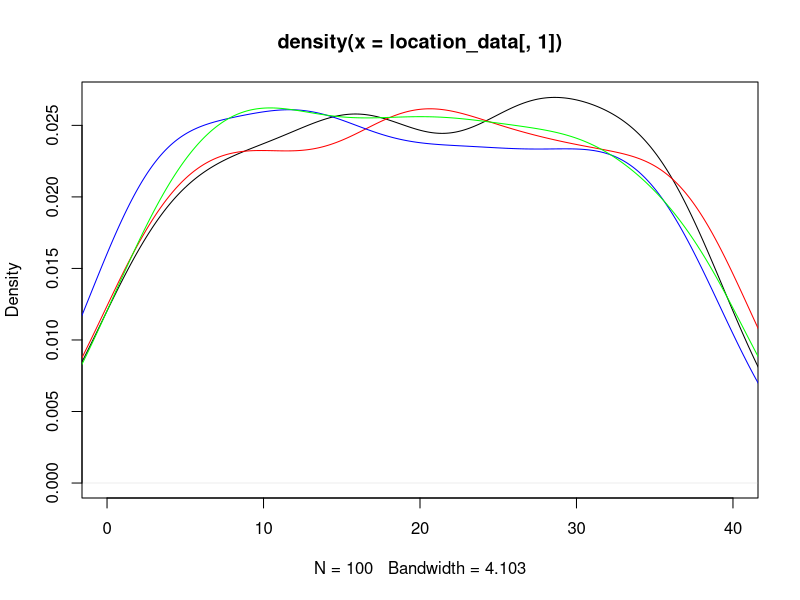
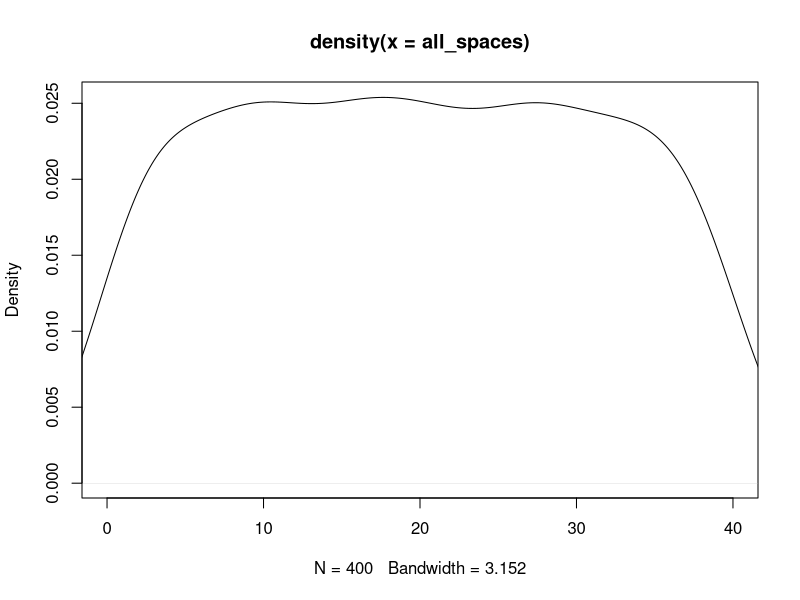
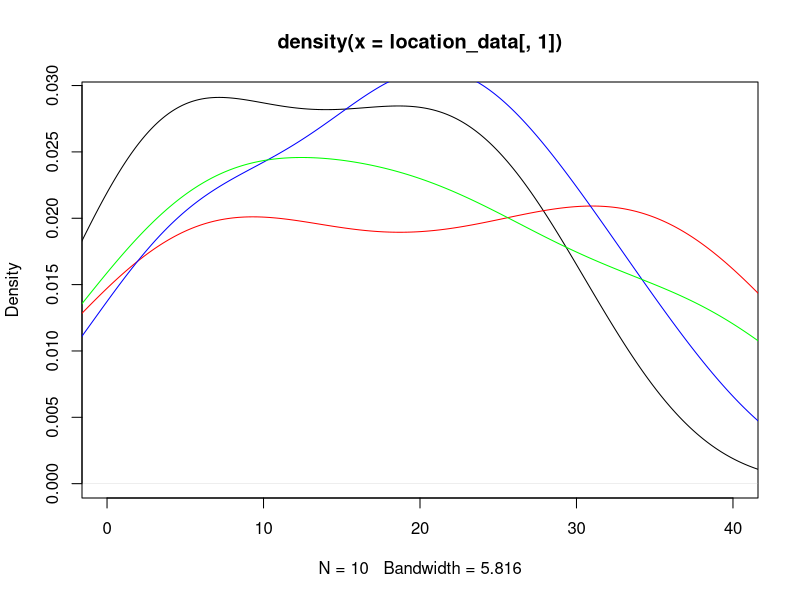
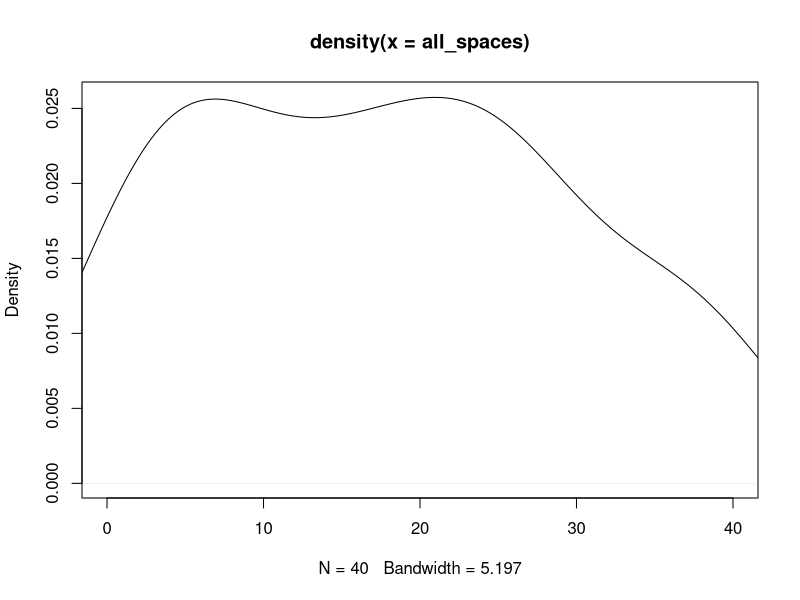

Reproduce these figures in R, in order. (Note: this script raises an error after producing the figures.)
## ---- chunk 1
knitr::opts_chunk$set(echo = TRUE)
## ---- chunk 2
#libraries
library(dplyr)
library(ggplot2)
## ---- chunk 3
#Kayleigh
##LET'S GET MOVING

monopolyBoard <- read.csv("MonopolyBoard.csv", header = T)
monopolyBoard

# Using dice rolls to determine where a player will land on the board
#input: "location"; a number 1-40; where the player is on the board
#output: the amount of spaces the player will move until they are on their new location

#note that this is only accounting for standard dice rolls, no special rules yet...

lets_move = function(location) {
  dice_roll_1 <- sample(1:6, 1, replace = TRUE)
  dice_roll_2 <- sample(1:6, 1, replace = TRUE)
  
  roll_total <- sum(dice_roll_1, dice_roll_2)
  roll_double <- dice_roll_1 == dice_roll_2
  
    location = location + roll_total
    
  if (location <= 40) {
    location = location
  } else {
    location = location - 40
  }
  
  space = monopolyBoard$name[monopolyBoard$spaces == location]
  
  print("You're moving forward...")
  print(roll_total)
  
  print("You're on space...")
  print(location)
  
  #print(space) #This prints out the name of the space that they land on. 
}

#testers
lets_move(1)
lets_move(25)
lets_move(38)
lets_move(40)



#A function to move players around the board and to play Monopoly!
#input: "turns"; the amount of turns we should take
#output: a player's new location on the board

lets_play = function(turns) {
  location = 1
  print("Starting Location: GO!")
  for (i in 1:turns) {
    location = lets_move(location)
  }
  print("You've landed on...")
  return(location)
}



lets_play(10) #tester #in this example if you look at a reference monopoly board and "walk" your way around the board with each move being the number in each output, you'll land on the space on the board corresponding to the final output (when counting "GO" as 1 and/or 40) 

#testers 
#"lets_move" and "lets_play" have both been edited to print out phrases for each roll and move to make it easier to determine how the player is moving. 
#"You're moving forward..." gives the player's roll
#"You're on space..." is the players position after 1 turn/"lets_move"
  # Later try to switch this print statement to the name of the spot that the player is on 
#"You've landed on..." gives the final location after running "lets_play" for "x" turns.
  # Later try to switch this print statement to the name of the spot that the player is on 

lets_play(3)
lets_play(10)

## ---- chunk 4
##DOUBLE DOWN

##WORK IN PROGRESS

#A function using dice rolls to determine how many spaces a player will move with the additional rules for "doubles" in Monopoly
#input: "location"; a number 1-40 where the player is on the board
#outut: the number of spaces the player will move on the board, with the special case of rolling three "doubles" and landing in jail
double_down = function(location) {
  dice_roll_1 <- sample(1:6, 1, replace = TRUE)
  dice_roll_2 <- sample(1:6, 1, replace = TRUE)
  
  roll_total <- sum(dice_roll_1, dice_roll_2)
  roll_double <- dice_roll_1 == dice_roll_2
  
  print("roll was")
  print(roll_total)
    
  if (roll_double) {
    
    dice_roll_3 <- sample(1:6, 1, replace = TRUE)
    dice_roll_4 <- sample(1:6, 1, replace = TRUE)
    
    roll_total_2 <- sum(dice_roll_3, dice_roll_4)
    roll_double_2 <- dice_roll_3 == dice_roll_4
    
    print("roll double was")
    print(roll_total_2)

    
    if (roll_double_2) {
      dice_roll_5 <- sample(1:6, 1, replace = TRUE)
      dice_roll_6 <- sample(1:6, 1, replace = TRUE)
      
      roll_total_3 <- sum(dice_roll_5, dice_roll_6)
      roll_double_3 <- dice_roll_5 == dice_roll_6
      
      print("roll double was")
      print(roll_total_3)
      
      if (roll_double_3) {
        location = 11 #Jail
        print("doubles, doubles, doubles")
        print("You're going to JAIL!")
        
      } else {
        location = location + roll_total + roll_total_2 + roll_total_3
        print("doubles, doubles, not doubles")
        print("You're moving forward...")
        print(roll_total + roll_total_2 + roll_total_3)
      }
    } else {
      location = location + roll_total + roll_total_2
      print("doubles, not doubles")
      print("You're moving forward...")
      print(roll_total+roll_total_2)
    }
  } else {
    location = location + roll_total
    print("no doubles")
    print("You're moving forward...")
    print(roll_total)
  }

    
  if (location <= 40) {
    location = location
  } else {
    location = location - 40
  }

  
  print("You're on space...")
  print(location)
}

double_down(1)
#text out in the function is kinda funky right but it's just to make sure its working right
#In final version switch all dice rolls to sample(1:6,...)

## ---- chunk 5
##CHANCE AND COMMUNITY CHEST CARDS
Card_Numbers <- c(1, 2, 3, 4, 5, 6, 7, 8, 9, 10, 11, 12, 13, 14, 15, 16)

Chance_Cards <- c("Advance to Boardwalk", "Advance to Go (Collect $200)", "Advance to Illinois Avenue. If you pass Go, collect $200", "Advance to St. Charles Place. If you pass Go, collect $200", "Advance to the nearest Railroad. If unowned, you may buy it from the Bank. If owned, pay owner twice the rental to which they are otherwise entitled", "Advance to the nearest Railroad. If unowned, you may buy it from the Bank. If owned, pay owner twice the rental to which they are otherwise entitled", "Advance token to nearest Utility. If unowned, you may buy it from the Bank. If owned, throw dice and pay owner a total ten times amount thrown", "Bank pays you dividend of $50", "Get Out of Jail Free", "Go Back 3 Spaces", "Go to Jail. Go directly to Jail, do not pass Go, do not collect $200", "Make general repairs on all your property. For each house pay $25. For each hotel pay $100", "Speeding fine $15", "Take a trip to Reading Railroad. If you pass Go, collect $200", "You have been elected Chairman of the Board. Pay each player $50", "Your building loan matures. Collect $150")

Chance <- data.frame(Chance_Cards, Card_Numbers)
Chance
##Chance cards to move a player to a new space:
  #1 -> Advance to Boardwalk (space 40)
  #2 -> Advance to Go (space 1)
  #3 -> Advance to Illinois Avenue (space 25)
  #4 -> Advance to St. Charles Place (space 12)
  #5 -> Advance to nearest Railroad (space(s) 6, 16, 26, 36)
  #6 -> Advance to nearest Railraod (space(s) 6, 16, 26, 36)
  #7 -> Advance to nearest Utility (space(s) 13, 29)
  #11 -> Go to Jail (space 11)
  #14 -> Take a trip to Reading Railroad (space 6)

Community_Chest_Cards <- c("Advance to Go (Collect $200)", "Bank error in your favor. Collect $200", "Doctor’s fee. Pay $50", "From sale of stock you get $50", "Get Out of Jail Free", "Go to Jail. Go directly to jail, do not pass Go, do not collect $200", "Holiday fund matures. Receive $100", "Income tax refund. Collect $20", "It is your birthday. Collect $10 from every player", "Life insurance matures. Collect $100", "Pay hospital fees of $100", "Pay school fees of $50", "Receive $25 consultancy fee", "You are assessed for street repair. $40 per house. $115 per hotel", "You have won second prize in a beauty contest. Collect $10", "You inherit $100")

Community_Chest <- data.frame(Community_Chest_Cards, Card_Numbers)
Community_Chest

##Community Chest Cards that move a player to a new space:
  #1 -> Advance to GO (space 1)
  #5 -> Go to Jail (space 11)

## ---- chunk 6
# heidi

#the function "who_goes_first" simulates the initial roll before the game begins in order to determine which player goes first
# input is a number of how many players are going to be playing
# output is the value of each players roll and the player that will start the game based on who had the highest roll
who_goes_first <- function(num_players){
  initial_rolls <- c()
  for (i in 1:num_players) {
    player_i_roll <- sum(sample(1:6, 2, replace=TRUE))
    initial_rolls <- c(initial_rolls, player_i_roll) # vector of every player's roll
    print(paste("Player", i, "rolled", player_i_roll))
  }
  cat("\n")
  if(sum(initial_rolls == max(initial_rolls)) >= 2){
    while (sum(initial_rolls == max(initial_rolls)) >= 2) { # if players tied for highest number
      tied_players <- which(initial_rolls==max(initial_rolls)) # identify which players tied
      print("It's a tie! Roll again")
      cat("\n")
      tie_breaker_rolls <- c()
      for (i in tied_players) { # tied players roll again
       player_i_roll2 <- sum(sample(1:6, 2, replace=TRUE))
       tie_breaker_rolls <- c(tie_breaker_rolls, player_i_roll2)
       print(paste("Player", i, "rolled", player_i_roll2))
      }
      initial_rolls <- tie_breaker_rolls
      highest_roll <- max(tie_breaker_rolls)
      highest_player2 <- tied_players[which(tie_breaker_rolls == highest_roll)]
    }
    cat("\n")
    print(paste("Player", highest_player2, "goes first!"))
  }
  else {
    highest_player <- which.max(initial_rolls) # who rolled the highest number
    print(paste("Player", highest_player, "goes first!"))
  }
}

who_goes_first(4) # test function

## ---- chunk 7
# Olivia
# Website for data: https://stat-jet-asu.github.io/Datasets/InstructorDescriptions/monopoly.html

monopolyBoard <- read.csv("MonopolyBoard.csv", header = T)
head(monopolyBoard)

# This section is for question number 2

# Kayleigh's lets_play function from above incorporating players and density plots
# uses lets_move function from above
# input: turns, # of turns to iterate through; players, number of players (2-4)
# output: density plot with a line for each player's frequency of spaces landed on 
# & density plot for the combined frequency of spaces landed on for all players

lets_play = function(turns, players) {
  location_data <- as.data.frame(matrix(nrow = turns, ncol = players))
  
for (j in 1:players) {
  location = 1
  
  for (i in 1:turns) {
    
    location = lets_move(location)
    location_data[i,j] <- location
    }
  }
  
  # creates density plot of frequency of landing on each space for each player
  plot(density(location_data[,1]), xlim = c(0,40), col = "black")
  
  colors <- c("red", "blue", "green")
  
  for (k in 2:players) {
  lines(density(location_data[,k]), col = colors[k-1]) # adds a density line for each player after the first
  }
  
  # creates density plot for total frequency landing on each space (all players spaces included)
  all_spaces <- as.vector(as.matrix(location_data))
  plot(density(all_spaces), xlim = c(0,40), col = "black")
  
}
lets_play(100, 4)

## ---- chunk 8
who_goes_first2 <- function(num_players){
  initial_rolls <- c()
  for (i in 1:num_players) {
    player_i_roll <- sum(sample(1:6, 2, replace=TRUE))
    initial_rolls <- c(initial_rolls, player_i_roll) # vector of every player's roll
#    print(paste("Player", i, "rolled", player_i_roll))
  }
  cat("\n")
  if(sum(initial_rolls == max(initial_rolls)) >= 2){
    while (sum(initial_rolls == max(initial_rolls)) >= 2) { # if players tied for highest number
      tied_players <- which(initial_rolls==max(initial_rolls)) # identify which players tied
#      print("It's a tie! Roll again")
#      cat("\n")
      tie_breaker_rolls <- c()
      for (i in tied_players) { # tied players roll again
       player_i_roll2 <- sum(sample(1:6, 2, replace=TRUE))
       tie_breaker_rolls <- c(tie_breaker_rolls, player_i_roll2)
#       print(paste("Player", i, "rolled", player_i_roll2))
      }
      initial_rolls <- tie_breaker_rolls
      highest_roll <- max(tie_breaker_rolls)
      highest_player2 <- tied_players[which(tie_breaker_rolls == highest_roll)]
    }
#    cat("\n")
#    print(paste("Player", highest_player2, "goes first!"))
  }
  else {
    highest_player <- which.max(initial_rolls) # who rolled the highest number
#    print(paste("Player", highest_player, "goes first!"))
#    return(highest_player)
  
    
  # creating player order
  player_order <- length(num_players)
  player_order[1] <- as.integer(highest_player)

 for (j in 2:num_players) {
    
  player_order[j] <- as.integer(player_order[j-1] + 1)
  if (player_order[j] > num_players) {
    player_order[j] <- 1
  }
 }
  print(player_order)
  }
  
  playerlist <- (list(highest_player, player_order))
  return(playerlist)
}

who_goes_first2(4)

## ---- chunk 9
# Question number 3 -- including jail and double rolls

lets_move2 = function(location) {
  dice_roll_1 <- sample(1:6, 1, replace = TRUE)
  dice_roll_2 <- sample(1:6, 1, replace = TRUE)
  
  roll_total <- sum(dice_roll_1, dice_roll_2)
  roll_double <- dice_roll_1 == dice_roll_2
  
    location = location + roll_total # updates location to be previous location + roll total
    double3 = "false" # double3 is assigned "true" if the player double rolls 3x (as seen in if statement below), otherwise it is assigned "false" 
    
  # first double roll -> roll again
  if (roll_double == TRUE) {
    dice_roll_3 <- sample(1:6, 1, replace = TRUE)
    dice_roll_4 <- sample(1:6, 1, replace = TRUE)
    
    roll_total2 <- sum(dice_roll_3, dice_roll_4)
    roll_double2 <- dice_roll_3 == dice_roll_4
    
    location = location + roll_total2
    double3 = "false"
    
    # if player is at a location past 40, subtract 40 so they go back to the GO space at location "41"
    # this is included in each if statement below so that it applies if player has to roll again
    if (location <= 40) {
      location = location
    } else {
      location = location - 40
    }
     
      # second double roll -> roll again
      if (roll_double2 == TRUE) {
        dice_roll_5 <- sample(1:6, 1, replace = TRUE)
        dice_roll_6 <- sample(1:6, 1, replace = TRUE)
    
        roll_total3 <- sum(dice_roll_5, dice_roll_6)
        roll_double3 <- dice_roll_5 == dice_roll_6
    
        location = location + roll_total3
        double3 = "false"
        
        if (location <= 40) {
          location = location
        } else {
          location = location - 40
        }
        
        # third double roll -> go to jail
          if (roll_double3 == TRUE) {
            location = monopolyBoard$spaces[monopolyBoard$name == "Jail"]
            double3 = "true"
          }
      }
  }  
    
  if (location <= 40) {
    location = location
  } else {
    location = location - 40
  }
  
  listdata <- (list(location, double3)) # creates list for outputs "location" and "double3"
  # if you need to access location from this function, use lets_move2(location)[[1]]
  # if you need to access double3, use lets_move2(double3)[[2]]
  return(listdata)
  
}


## ---- chunk 10

lets_play2 = function(turns, players) {
  
  
  location_data <- as.data.frame(matrix(nrow = turns, ncol = players)) # dataframe will keep data for locations of players for each turn
  double3data <- as.data.frame(matrix(nrow = turns, ncol = players)) # dataframe will say "true" if player double rolled 3x (which lands them in jail) and "false" if they didn't double roll 3x
  
    # puts players in order
    colnames(location_data) <- who_goes_first2(players)[[2]]
  
    location = 1 # each player starts at location 1
    location_data[1,] <- location
    double3 = 0 # initializing "double3" which will be later assigned a "true" or "false" based on if player double rolled 3x
  
    for (i in 2:turns) { # iterates through number of turns
      
        for (j in 1:players) { # rotates through each player
          
        location = lets_move2(location_data[i-1,j])[[1]] # takes location from lets_move2 function and assigns it to location
        location_data[i,j] <- as.integer(location) # puts location value into the dataframe of locations for each player
        double3data[i,j] <- lets_move2(double3)[[2]] # takes "true" or "false" value from double3 and adds it to double3data dataframe
        
      # deals with landing in jail from "go to jail" space and staying there for next 3 turns
      if (31 %in% location_data[i-1,j]) { # if you landed on 31 in the last turn (i-1 turn), you go to jail (space 11) for the ith turn
        location <- 11
        location_data[i,j] <- as.integer(location) # new location is 11
      } else if (11 %in% location_data[i-1,j] & 31 %in% location_data[i-2,j]) { # if you were on space 11 last turn AND you were on space 31 2 turns ago, you stay in jail (space 11) for turn i
        location <- 11
        location_data[i,j] <- as.integer(location)
      } else if (11 %in% location_data[i-2,j] & 31 %in% location_data[i-3,j]) {
        location <- 11
        location_data[i,j] <- as.integer(location)
      }
        
      # landing in jail from 3x double roll and staying there for next 3 turns
      if (11 %in% location_data[i,j] & "true" %in% double3data[i-1,j]) { # if player's location is 11 (jail) and double3data is"true" (player double rolled 3x), player stays in jail. all 3 if/else if statements keep player in jail for the next 3 turns
        location <- 11
        location_data[i,j] <- as.integer(location)
      } else if (11 %in% location_data[i-1,j] & "true" %in% double3data[i-2,j]) { # 
        location <- 11
        location_data[i,j] <- as.integer(location)
      } else if (11 %in% location_data[i-2,j] & "true" %in% double3data[i-3,j]) {
        location <- 11
        location_data[i,j] <- as.integer(location)
      }
        
    }
  }
  print(location_data)
  
  # creates density plot of frequency of landing on each space for each player
  plot(density(location_data[,1]), xlim = c(0,40), col = "black")
  
  colors <- c("red", "blue", "green")
  
  for (k in 2:players) {
    lines(density(location_data[,k]), col = colors[k-1]) # adds a density line for each player after the first
  }
  
  # creates density plot for total frequency landing on each space (all players spaces included)
  all_spaces <- as.vector(as.matrix(location_data))
  plot(density(all_spaces), xlim = c(0,40), col = "black")
  
}
 
lets_play2(10, 4)

# how should we go about recording spaces landed on when double rolls occur?

## ---- chunk 11
#4 - Kayleigh and Maddie 
#Chance - spaces 8, 23, 37
#Community Chest - spaces 3, 18, 34
Chance

Drawing_Chance = function(location) {
  location = location
  draw_card <- sample(1:16, 1, replace = TRUE)
  player_card <- Chance$Chance_Cards[draw_card]
  print(player_card)

  
      if(draw_card == 1) {
        location = 1
      }
      
      if(draw_card == 2) {
        location = 1
      }
      
      if(draw_card == 3) {
        location = 25
      }
  
      if(draw_card == 4){
        location = 12
      }
    
      if(draw_card == 5){
        if(location >= 37 && location <= 5){
              location = 6
            } else {
              if (location >= 6 && location <= 15){
                location = 16
              } else {
                if(location >= 16 && location <= 25){
                  location = 26
                } else {
                  location = 36
                }
              }
            }
    }
  
    if(draw_card == 6){
        if(location >= 37 && location <= 5){
              location = 6
            } else {
              if (location >= 6 && location <= 15){
                location = 16
              } else {
                if(location >= 16 && location <= 25){
                  location = 26
                } else {
                  location = 36
                }
              }
            }
    }
  
    if(draw_card == 7){
        if(location >= 29 && location <= 12){
              location = 13
            } else {
              location = 29
    }
  }
  
    if(draw_card == 11) {
      location = 11
    }
  
    if(draw_card == 14) {
      location = 6
    }
  
    if(draw_card == 10) {
      location = location - 3
    }
  
    location = location
    return(location)
}

Drawing_Chance(8)
Drawing_Chance(23)
Drawing_Chance(37)

Drawing_Community_Chest = function(location) {
  location = location
  draw_card_chest <- sample(1:16, 1, replace = TRUE)
  player_card_chest <- Community_Chest$Community_Chest_Cards[draw_card_chest]
  print(player_card_chest)
  print(location)
  
  if (draw_card_chest == 1) {
    location = 1
  } else {
    if (draw_card_chest == 6) {
    location = 11
    } else {
      location = location
    }
  
  }
  
  location = location 
  return(location)
}

Drawing_Community_Chest(3)
Drawing_Community_Chest(18)
Drawing_Community_Chest(34)

lets_move3 = function(location) {
  dice_roll_1 <- sample(1:6, 1, replace = TRUE)
  dice_roll_2 <- sample(1:6, 1, replace = TRUE)
  
  roll_total <- sum(dice_roll_1, dice_roll_2)
  roll_double <- dice_roll_1 == dice_roll_2
  
    location = location + roll_total
    double3 = "false"
  
  print("your roll total is...")
  print(roll_total)

  if (location <= 40) {
      location = location
  } else {
      location = location - 40
  }
   
  print("your location is...")
  print(location)
  
  if(location == 8 || location == 23 || location == 27) {
    location = Drawing_Chance(location)
    print("your location is...")
    print(location)
  }
  
  if(location == 3 || location == 18 || location == 34) {
    location = Drawing_Community_Chest(location)
    print("your location is...")
    print(location)
  }
    
  # first double roll -> roll again
  if (roll_double == TRUE) {
    dice_roll_3 <- sample(1:6, 1, replace = TRUE)
    dice_roll_4 <- sample(1:6, 1, replace = TRUE)
    
    roll_total2 <- sum(dice_roll_3, dice_roll_4)
    roll_double2 <- dice_roll_3 == dice_roll_4
    
    location = location + roll_total2
    double3 = "false"
    print("1 double")
    
    if (location <= 40) {
      location = location
    } else {
      location = location - 40
    }
    
    
    if(location == 8 || location == 23 || location == 27) {
    location = Drawing_Chance(location)
    }
  
  if(location == 3 || location == 18 || location == 34) {
    location = Drawing_Community_Chest(location)
    }
     
      # second double roll -> roll again
      if (roll_double2 == TRUE) {
        dice_roll_5 <- sample(1:6, 1, replace = TRUE)
        dice_roll_6 <- sample(1:6, 1, replace = TRUE)
    
        roll_total3 <- sum(dice_roll_5, dice_roll_6)
        roll_double3 <- dice_roll_5 == dice_roll_6
    
        location = location + roll_total3
        double3 = "false"
        print("2 doubles")
        
        if (location <= 40) {
          location = location
        } else {
          location = location - 40
        }
        
        if(location == 8 || location == 23 || location == 27) {
          location = Drawing_Chance(location)
        }
  
        if(location == 3 || location == 18 || location == 34) {
          location = Drawing_Community_Chest(location)
         
        }
        
        # third double roll -> go to jail
          if (roll_double3 == TRUE) {
            location = monopolyBoard$spaces[monopolyBoard$name == "Jail"]
            double3 = "true"
            print("three doubles")
          }
      }
  }  
   
  location = location 
  
  print("your location is...")
  print(location)
  listdata <- (list(location, double3))
  return(listdata)
  
}

lets_move3(1)

lets_play3 = function(turns, players) {
  
  location_data <- as.data.frame(matrix(nrow = turns, ncol = players))
  double3data <- as.data.frame(matrix(nrow = turns, ncol = players))
  
  for (j in 1:players) {
    location = 1
    double3 = 0
  
    for (i in 1:turns) {
      
        location = lets_move2(location)[[1]]
        location_data[i,j] <- as.integer(location)
        double3data[i,j] <- lets_move2(double3)[[2]]
        
      # deals with landing in jail from "go to jail" space and staying there for next 3 turns
      if (31 %in% location_data[i-1,j]) { # if you land on 31 (go to jail), next location is in jail (space 11)
        location <- 11
        location_data[i,j] <- as.integer(location)
      } else if (11 %in% location_data[i-1,j] & 31 %in% location_data[i-2,j]) {
        location <- 11
        location_data[i,j] <- as.integer(location)
      } else if (11 %in% location_data[i-2,j] & 31 %in% location_data[i-3,j]) {
        location <- 11
        location_data[i,j] <- as.integer(location)
      }
        
      # landing in jail from 3x double roll and staying there for next 3 turns
      if (11 %in% location_data[i,j] & "true" %in% double3data[i-1,j]) { # "true" means player double rolled 3x -> jail
        location <- 11
        location_data[i,j] <- as.integer(location)
      } else if (11 %in% location_data[i-1,j] & "true" %in% double3data[i-2,j]) { # 
        location <- 11
        location_data[i,j] <- as.integer(location)
      } else if (11 %in% location_data[i-2,j] & "true" %in% double3data[i-3,j]) {
        location <- 11
        location_data[i,j] <- as.integer(location)
      }
        
    }
  }
  #print(location_data)
  
  # creates density plot of frequency of landing on each space for each player
  plot(density(location_data[,1]), xlim = c(0,40), col = "black")
  
  colors <- c("red", "blue", "green")
  
  for (k in 2:players) {
    lines(density(location_data[,k]), col = colors[k-1]) # adds a density line for each player after the first
  }
  
  # creates density plot for total frequency landing on each space (all players spaces included)
  all_spaces <- as.vector(as.matrix(location_data))
  plot(density(all_spaces), xlim = c(0,40), col = "black")
  
}
## ---- chunk 12

monopolyBoard1 <- read.csv("MonopolyBoard.csv", header = T)
head(monopolyBoard1)

kaciesboard <- monopolyBoard1 %>% select(., "name", "type", "color", "spaces")
kaciestibble <- as_tibble(kaciesboard)
kaciestibble

freq <- kaciestibble %>% ggplot(., mapping=aes(x="names" )) +geom_freqpoly()

freq
 
## ---- chunk 13
#hello
dice_roll <- sum(sample(1:6, 2, replace = TRUE))
dice_roll
